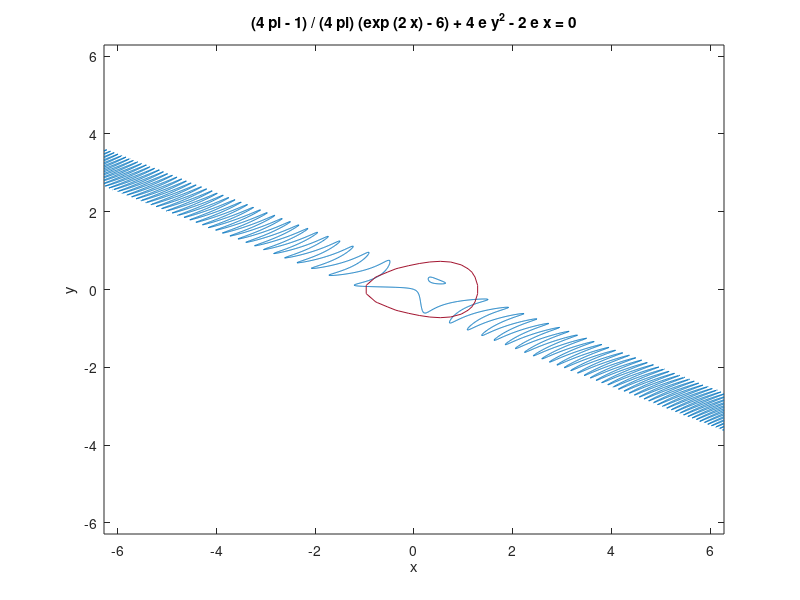

MATLAB code to generate this figure: (Note: this script raises an error after producing the figure.)
clc
clear all
clf
addpath("Matrices")

f=@ (x,y) sin(4*pi*x.*y)-2*y-x;
g=@ (x,y) (4*pi-1)/(4*pi)*(exp(2*x)-6)+4*e*y.^2-2*e*x;

ezplot(f,1000) %1000 porque el valor por defecto no proporciona una buena gráfica
hold on
ezplot(g)

%parece haber 4 puntos de corte

format long g
global paso=0.01;
global precision=0.5e-5;
nmaxiteraciones=100;

X1=[-1;0.1]; %Fijandonos en la grafica, aproximamos las soluciones 'a ojo'
X2=[-0.9;0.2];
X3=[-0.6;0.4]
X4=[0.8;-0.6];
X5=[1.2;-0.4];
X6=[1.2;-0.2];

F=@ (X) [sin(4*pi*X(1)*X(2))-2*X(2)-X(1); 
     (4*pi-1)/(4*pi)*(exp(2*X(1))-6)+4*e*X(2).^2-2*e*X(1)];
     
dF= @(X) difAproximada(F,X);

[X_1,FX_1,pasos_1]=newtonV(F,dF,X1,nmaxiteraciones)

[X_2,FX_2,pasos_2]=newtonV(F,dF,X2,nmaxiteraciones)

[X_3,FX_3,pasos_3]=newtonV(F,dF,X3,nmaxiteraciones)

[X_4,FX_4,pasos_4]=newtonV(F,dF,X4,nmaxiteraciones)

[X_5,FX_5,pasos_5]=newtonV(F,dF,X5,nmaxiteraciones)

[X_6,FX_6,pasos_6]=newtonV(F,dF,X6,nmaxiteraciones)

%obtenemos los cuatro puntos de corte

rmpath("Matrices")